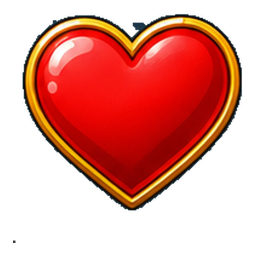
#> input picture dev_game/generated/castle-archer/assets/ui/heart.png, 256 x 256 px
$ python -i process-ui-props-assets.py   (imports and definitions only)
#> lines starting #> are read from the running program, lines starting #| are printed output that depends on the picture
#> further down, picture is the input picture: PIL image 256x256 RGBA; mean R, G, B, A 93.5, 21.5, 11.3, 121
#!/usr/bin/env python3
"""Repack approved chroma-cleaned UI, VFX, and environment atlases.

The image generator is not guaranteed to return the requested pixel dimensions.
This script therefore derives proportional cell bounds, then writes deterministic
runtime files and mirrors them into Vite's public asset tree.
"""

from pathlib import Path
from PIL import Image, ImageEnhance, ImageOps


ROOT = Path(__file__).resolve().parents[1]


# [46 lines left out: functions proportional_cell, _runs, detected_grid_cells, not called in this run]


def trim_alpha(image: Image.Image, padding: int = 8) -> Image.Image:
#> called with padding = 8
    rgba = image.convert("RGBA")
    alpha = rgba.getchannel("A").point(lambda value: 0 if value < 32 else value)
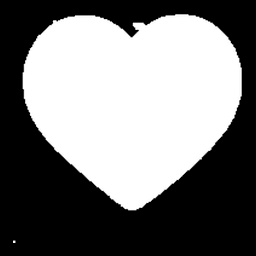
#> alpha: PIL image 256x256 L; min 0, max 255, mean 121
    rgba.putalpha(alpha)
    alpha = rgba.getchannel("A")
    occupied_x = [
        x for x in range(rgba.width)
        if sum(alpha.getpixel((x, y)) > 32 for y in range(rgba.height)) >= 3
    ]
#> occupied_x = 223 values from 13 to 241
    occupied_y = [
        y for y in range(rgba.height)
        if sum(alpha.getpixel((x, y)) > 32 for x in range(rgba.width)) >= 3
    ]
#> occupied_y = 200 values from 14 to 242
    if not occupied_x or not occupied_y:
        return rgba
    left, top, right, bottom = min(occupied_x), min(occupied_y), max(occupied_x) + 1, max(occupied_y) + 1
#> left = 13; top = 14; right = 242; bottom = 243
    return rgba.crop((
        max(0, left - padding),
        max(0, top - padding),
        min(rgba.width, right + padding),
        min(rgba.height, bottom + padding),
    ))
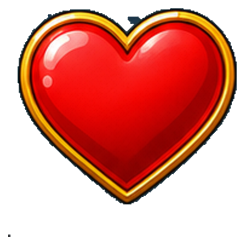
#> returned value: PIL image 245x245 RGBA; mean R, G, B, A 102.1, 23.5, 12.4, 132.1; transparent parts drawn white


# [87 lines left out: functions sanitize_transparent_rgb, save_mirrored, split_trimmed, repack_spark_sequence, create_button_state_variants, main, not called in this run]


# [2 lines not run here, left out]

>>> from PIL import Image
>>> picture = Image.open('../../castle-archer/assets/ui/heart.png')
>>> result = trim_alpha(picture)
